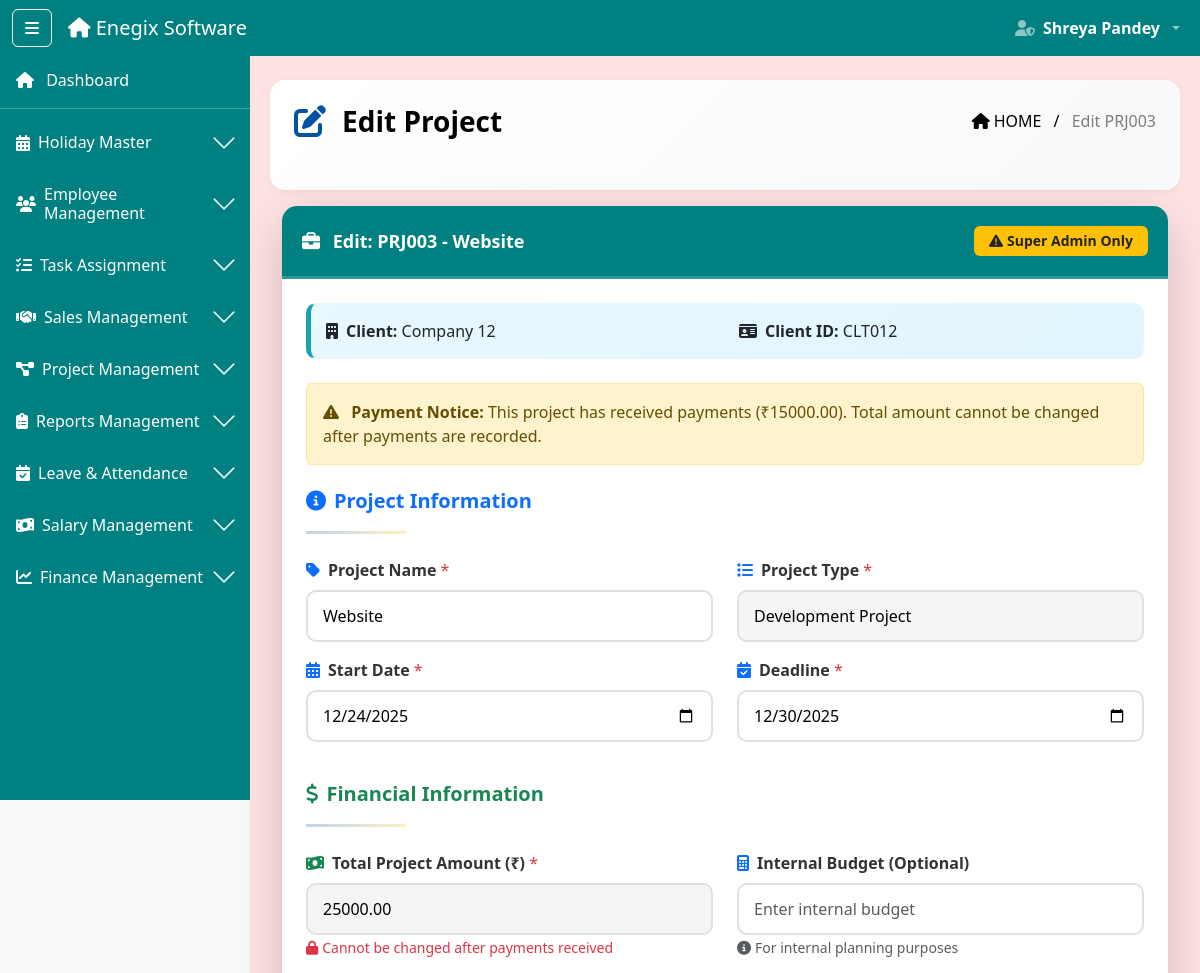
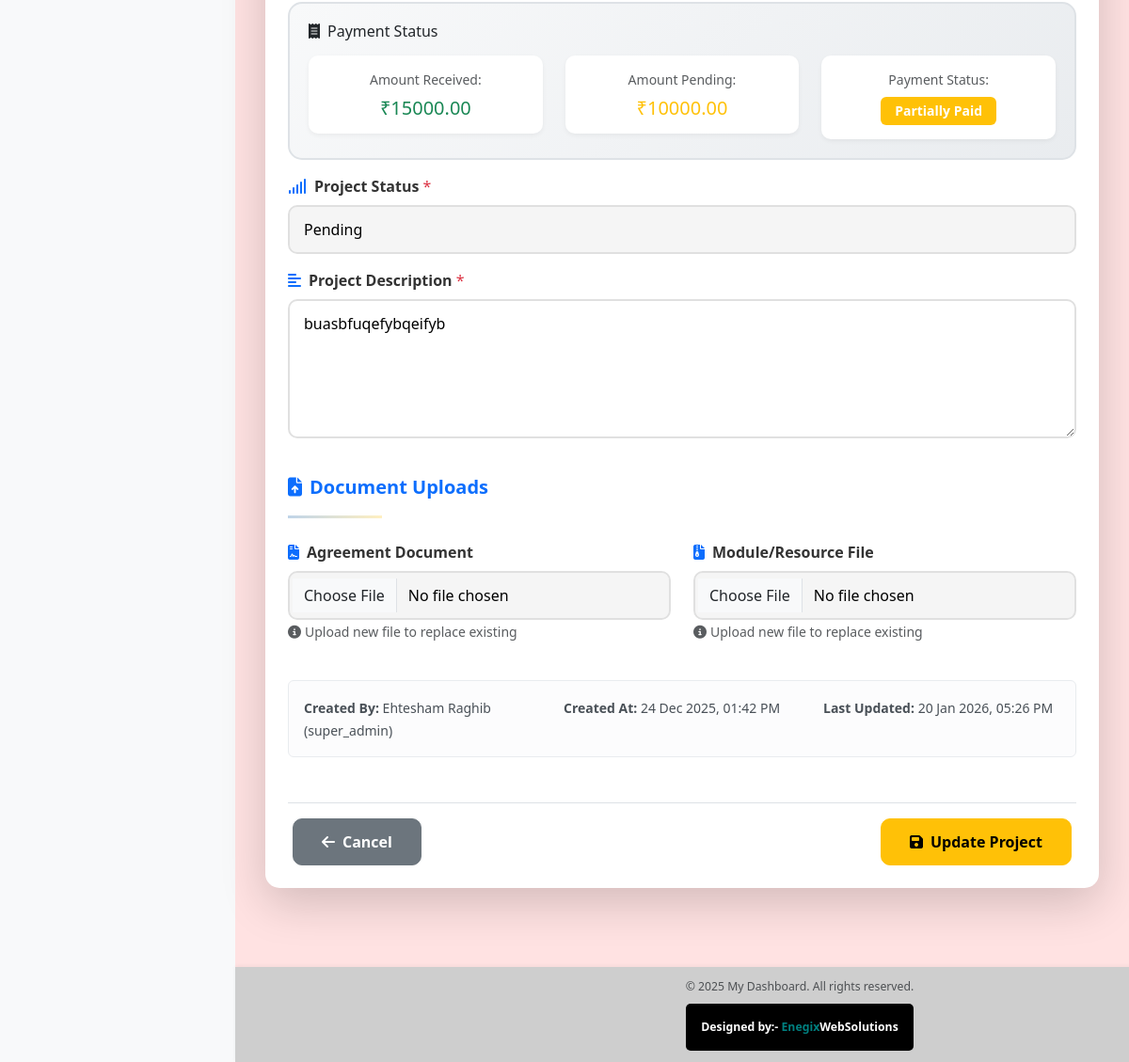
Page /projects/edit/3/ (signed in) on the committed database (2 pictures, top to bottom).
### software_app/models.py (models this page shows, shortened)
class Project(models.Model):
    PROJECT_TYPE_CHOICES = (
        ('seo', 'SEO Project'),
        ('development', 'Development Project'),
    )
    STATUS_CHOICES = (
        ('pending', 'Pending'),
        ('in_progress', 'In Progress'),
        ('completed', 'Completed'),
        ('on_hold', 'On Hold'),
    )
    project_id = models.CharField(max_length=10, unique=True, editable=False)
    project_name = models.CharField(max_length=200)
    project_type = models.CharField(max_length=20, choices=PROJECT_TYPE_CHOICES)
    client = models.ForeignKey(Client, on_delete=models.CASCADE, related_name='projects')
    description = models.TextField()
    start_date = models.DateField()
    deadline = models.DateField()
    budget = models.DecimalField(max_digits=10, decimal_places=2, blank=True, null=True)
    total_amount = models.DecimalField(
        max_digits=10,
        decimal_places=2,
        default=0,
        help_text="Total project value in INR"
    )
    amount_received = models.DecimalField(
        max_digits=10,
        decimal_places=2,
        default=0,
        help_text="Total amount received from client"
    )
    amount_pending = models.DecimalField(
        max_digits=10,
        decimal_places=2,
        default=0,
        help_text="Remaining amount to be received"
    )
    payment_status = models.CharField(
        max_length=20,
        choices=(
            ('unpaid', 'Unpaid'),
            ('partial', 'Partially Paid'),
            ('paid', 'Fully Paid'),
        ),
        default='unpaid'
    )
    agreement = models.FileField(upload_to='project_agreements/', blank=True, null=True)
    module_file = models.FileField(upload_to='project_modules/', blank=True, null=True)
    status = models.CharField(max_length=20, choices=STATUS_CHOICES, default='pending')
    created_by_name = models.CharField(max_length=100)
    created_by_role = models.CharField(max_length=50)
    created_at = models.DateTimeField(auto_now_add=True)
    updated_at = models.DateTimeField(auto_now=True)
    is_active = models.BooleanField(default=True)

class Client(models.Model):
    STATUS_CHOICES = (
        ('contacted', 'Contacted'),
        ('follow_up', 'Follow Up'),
        ('interested', 'Interested'),
        ('not_interested', 'Not Interested'),
    )
    client_id = models.CharField(max_length=10, unique=True, editable=False)
    company_name = models.CharField(max_length=200)
    contact_person = models.CharField(max_length=100)
    email = models.EmailField(blank=True, null=True)  # ✅ NOW OPTIONAL
    mobile = models.CharField(max_length=15)
    address = models.TextField(blank=True, null=True)
    added_by = models.ForeignKey(Employee, on_delete=models.SET_NULL, null=True, blank=True, related_name='clients_added')
    added_by_name = models.CharField(max_length=100, blank=True, null=True)  # NEW: Store name
    added_by_role = models.CharField(max_length=50, blank=True, null=True)   # NEW: Store role
    status = models.CharField(max_length=20, choices=STATUS_CHOICES, default='contacted')
    total_calls = models.IntegerField(default=0)
    last_call_date = models.DateField(blank=True, null=True)
    created_at = models.DateTimeField(auto_now_add=True)
    updated_at = models.DateTimeField(auto_now=True)
    is_active = models.BooleanField(default=True)

### software_app/decorators.py (the view)
        @wraps(view_func)
        def wrapper(request, *args, **kwargs):
            if 'user_id' not in request.session:
                messages.error(request, 'Please login first!')
                return redirect('login')
            user_role = request.session.get('role')
            if user_role not in allowed_roles:
                messages.error(request, 'You do not have permission to access this page!')
                return redirect('dashboard')
            return view_func(request, *args, **kwargs)

### software_app/templates/projects/edit_project.html (shortened to what this page needs)
{% extends 'base2.html' %}
{% load static %}
{% block content %}
<div class="ribbon-header d-flex justify-content-between align-items-center px-4 pb-5 mb-3" style="color: black">
  <div class="d-flex align-items-center">
    <i class="fas fa-edit me-3 fs-2" style="color: #0152a4;"></i>
    <div class="fw-bold fs-3">Edit Project</div>
  </div>
  <div class="breadcrumb-text text-end">
    <span class="text-black"><i class="fas fa-home me-1"></i>HOME</span>
    <span class="mx-2 text-black">/</span>
    <span class="text-black-50">Edit {{ project.project_id }}</span>
  </div>
</div>
<div class="container-fluid mt-2">
  <div class="card shadow-lg mb-4 modern-card">
    <div class="card-header table-title-bar fw-bold text-white d-flex align-items-center justify-content-between">
      <span>
        <i class="fas fa-briefcase me-2"></i>
        Edit: {{ project.project_id }} - {{ project.project_name }}
      </span>
      <span class="badge bg-warning text-dark">
        <i class="fas fa-exclamation-triangle me-1"></i>Super Admin Only
      </span>
    </div>
    <div class="card-body p-4">
      <form method="POST" action="{% url 'edit_project' project.id %}" id="projectForm" enctype="multipart/form-data">
        <div class="alert modern-alert mb-4">
          <div class="row">
            <div class="col-md-6">
              <strong><i class="fas fa-building me-2"></i>Client:</strong> {{ project.client.company_name }}
            </div>
            <div class="col-md-6">
              <strong><i class="fas fa-id-card me-2"></i>Client ID:</strong> {{ project.client.client_id }}
            </div>
          </div>
        </div>
        {% if project.amount_received > 0 %}
        <div class="alert alert-warning mb-4">
          <div class="row">
            <div class="col-12">
              <i class="fas fa-exclamation-triangle me-2"></i>
              <strong>Payment Notice:</strong> This project has received payments (₹{{ project.amount_received }}).
              Total amount cannot be changed after payments are recorded.
            </div>
          </div>
        </div>
        {% endif %}
        <div class="step-header mb-4">
          <h5 class="text-primary"><i class="fas fa-info-circle me-2"></i>Project Information</h5>
          <hr class="title-underline">
        </div>
        <div class="row">
          <div class="col-md-6 mb-3">
            <label class="form-label"><i class="fas fa-tag me-2 text-primary"></i>Project Name <span class="text-danger">*</span></label>
            <input type="text" class="form-control modern-input required-field" id="project_name" name="project_name" value="{{ project.project_name }}" placeholder="Enter project name" required>
          </div>
          <div class="col-md-6 mb-3">
            <label class="form-label"><i class="fas fa-list me-2 text-primary"></i>Project Type <span class="text-danger">*</span></label>
            <select class="form-control modern-input required-field" id="project_type" name="project_type" required>
              <option value="development" {% if project.project_type == 'development' %}selected{% endif %}>Development Project</option>
            </select>
          </div>
        </div>
        <div class="row">
          <div class="col-md-6 mb-3">
            <label class="form-label"><i class="fas fa-calendar-alt me-2 text-primary"></i>Start Date <span class="text-danger">*</span></label>
            <input type="date" class="form-control modern-input required-field" id="start_date" name="start_date" value="{{ project.start_date|date:'Y-m-d' }}" required>
          </div>
          <div class="col-md-6 mb-3">
            <label class="form-label"><i class="fas fa-calendar-check me-2 text-primary"></i>Deadline <span class="text-danger">*</span></label>
            <input type="date" class="form-control modern-input required-field" id="deadline" name="deadline" value="{{ project.deadline|date:'Y-m-d' }}" required>
          </div>
        </div>
        <div class="step-header mb-4 mt-4">
          <h5 class="text-success"><i class="fas fa-dollar-sign me-2"></i>Financial Information</h5>
          <hr class="title-underline">
        </div>
        <div class="row">
          <div class="col-md-6 mb-3">
            <label class="form-label"><i class="fas fa-money-bill-wave me-2 text-success"></i>Total Project Amount (₹) <span class="text-danger">*</span></label>
            <input type="number" step="0.01" min="0.01" class="form-control modern-input required-field" id="total_amount" name="total_amount" value="{{ project.total_amount }}" placeholder="Enter total project value" required {% if project.amount_received > 0 %}readonly{% endif %}>
            {% if project.amount_received > 0 %}
            <small class="text-danger"><i class="fas fa-lock me-1"></i>Cannot be changed after payments received</small>
            {% else %}
            <small class="text-muted"><i class="fas fa-info-circle me-1"></i>Total value of this project in INR</small>
            {% endif %}
          </div>
          <div class="col-md-6 mb-3">
            <label class="form-label"><i class="fas fa-calculator me-2 text-primary"></i>Internal Budget (Optional)</label>
            <input type="number" step="0.01" class="form-control modern-input" id="budget" name="budget" value="{{ project.budget }}" placeholder="Enter internal budget">
            <small class="text-muted"><i class="fas fa-info-circle me-1"></i>For internal planning purposes</small>
          </div>
        </div>
        <div class="row">
          <div class="col-md-12 mb-3">
            <div class="payment-status-box">
              <h6 class="mb-3"><i class="fas fa-receipt me-2"></i>Payment Status</h6>
              <div class="row">
                <div class="col-md-4">
                  <div class="status-item">
                    <small class="text-muted">Amount Received:</small>
                    <h5 class="text-success mb-0">₹{{ project.amount_received|floatformat:2 }}</h5>
                  </div>
                </div>
                <div class="col-md-4">
                  <div class="status-item">
                    <small class="text-muted">Amount Pending:</small>
                    <h5 class="text-warning mb-0">₹{{ project.amount_pending|floatformat:2 }}</h5>
                  </div>
                </div>
                <div class="col-md-4">
                  <div class="status-item">
                    <small class="text-muted">Payment Status:</small>
                    <h5 class="mb-0">
                      {% if project.payment_status == 'paid' %}
                      <span class="badge bg-success">Fully Paid</span>
                      {% elif project.payment_status == 'partial' %}
                      <span class="badge bg-warning">Partially Paid</span>
                      {% else %}
                      <span class="badge bg-danger">Unpaid</span>
                      {% endif %}
                    </h5>
                  </div>
                </div>
              </div>
            </div>
          </div>
        </div>
        <div class="row">
          <div class="col-md-12 mb-3">
            <label class="form-label"><i class="fas fa-signal me-2 text-primary"></i>Project Status <span class="text-danger">*</span></label>
            <select class="form-control modern-input required-field" id="status" name="status" required>
              <option value="pending" {% if project.status == 'pending' %}selected{% endif %}>Pending</option>
            </select>
          </div>
        </div>
        <div class="row">
          <div class="col-md-12 mb-3">
            <label class="form-label"><i class="fas fa-align-left me-2 text-primary"></i>Project Description <span class="text-danger">*</span></label>
            <textarea class="form-control modern-input required-field" id="description" name="description" rows="5" placeholder="Enter project description" required>{{ project.description }}</textarea>
          </div>
        </div>
        <div class="step-header mb-4 mt-4">
          <h5 class="text-primary"><i class="fas fa-file-upload me-2"></i>Document Uploads</h5>
          <hr class="title-underline">
        </div>
        <div class="row">
          <div class="col-md-6 mb-3">
            <label class="form-label"><i class="fas fa-file-contract me-2 text-primary"></i>Agreement Document</label>
            <div class="file-upload-wrapper">
              <input type="file" class="form-control modern-input file-input" id="agreement" name="agreement" accept=".pdf,.doc,.docx">
            </div>
            <small class="text-muted"><i class="fas fa-info-circle me-1"></i>Upload new file to replace existing</small>
          </div>
          <div class="col-md-6 mb-3">
            <label class="form-label"><i class="fas fa-file-archive me-2 text-primary"></i>Module/Resource File</label>
            <div class="file-upload-wrapper">
              <input type="file" class="form-control modern-input file-input" id="module_file" name="module_file" accept=".zip,.rar,.pdf,.doc,.docx,.xlsx">
            </div>
            <small class="text-muted"><i class="fas fa-info-circle me-1"></i>Upload new file to replace existing</small>
          </div>
        </div>
        <div class="alert alert-light mt-4">
          <div class="row">
            <div class="col-md-4">
              <small><strong>Created By:</strong> {{ project.created_by_name }} ({{ project.created_by_role }})</small>
            </div>
            <div class="col-md-4">
              <small><strong>Created At:</strong> {{ project.created_at|date:"d M Y, h:i A" }}</small>
            </div>
            <div class="col-md-4">
              <small><strong>Last Updated:</strong> {{ project.updated_at|date:"d M Y, h:i A" }}</small>
            </div>
          </div>
        </div>
        <div class="d-flex justify-content-between mt-5 pt-3 border-top">
          <a href="{% url 'project_detail' project.id %}" class="btn btn-secondary btn-nav">
            <i class="fas fa-arrow-left me-2"></i>Cancel
          </a>
          <button type="submit" class="btn btn-warning btn-nav">
            <i class="fas fa-save me-2"></i>Update Project
          </button>
        </div>
      </form>
    </div>
  </div>
</div>
{% endblock %}

### rows in the picture
Project: project_id "PRJ003", project_name "Website", client.company_name "Company 12", client.client_id "CLT012", amount_received "15000.00", project_type "Development Project", start_date "12/24/2025", deadline "12/30/2025", total_amount "25000.00", amount_pending "10000.00", status "Pending", description "buasbfuqefybqeifyb", created_by_name "Ehtesham Raghib", created_by_role "super_admin", created_at "24 Dec 2025, 01:42 PM", updated_at "20 Jan 2026, 05:26 PM"

### other values in the picture
{{ request.session.full_name }} "Shreya Pandey"
